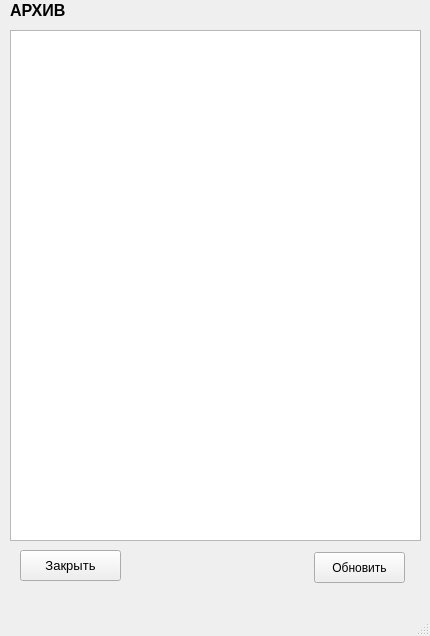
<?xml version="1.0" encoding="UTF-8"?>
<ui version="4.0">
 <class>view</class>
 <widget class="QMainWindow" name="view">
  <property name="geometry">
   <rect>
    <x>0</x>
    <y>0</y>
    <width>430</width>
    <height>636</height>
   </rect>
  </property>
  <property name="windowTitle">
   <string>MainWindow</string>
  </property>
  <widget class="QWidget" name="centralwidget">
   <widget class="QPushButton" name="back_btn">
    <property name="geometry">
     <rect>
      <x>20</x>
      <y>550</y>
      <width>101</width>
      <height>31</height>
     </rect>
    </property>
    <property name="font">
     <font>
      <pointsize>10</pointsize>
     </font>
    </property>
    <property name="text">
     <string>Закрыть</string>
    </property>
   </widget>
   <widget class="QLabel" name="archive_txt">
    <property name="geometry">
     <rect>
      <x>10</x>
      <y>0</y>
      <width>71</width>
      <height>20</height>
     </rect>
    </property>
    <property name="font">
     <font>
      <pointsize>12</pointsize>
      <weight>75</weight>
      <bold>true</bold>
     </font>
    </property>
    <property name="text">
     <string>АРХИВ</string>
    </property>
   </widget>
   <widget class="QPushButton" name="update_btn">
    <property name="geometry">
     <rect>
      <x>314</x>
      <y>552</y>
      <width>91</width>
      <height>31</height>
     </rect>
    </property>
    <property name="text">
     <string>Обновить</string>
    </property>
   </widget>
   <widget class="QTableWidget" name="table_wgt">
    <property name="geometry">
     <rect>
      <x>10</x>
      <y>30</y>
      <width>411</width>
      <height>511</height>
     </rect>
    </property>
   </widget>
  </widget>
  <widget class="QMenuBar" name="menubar">
   <property name="geometry">
    <rect>
     <x>0</x>
     <y>0</y>
     <width>430</width>
     <height>21</height>
    </rect>
   </property>
  </widget>
  <widget class="QStatusBar" name="statusbar"/>
 </widget>
 <resources/>
 <connections/>
</ui>
